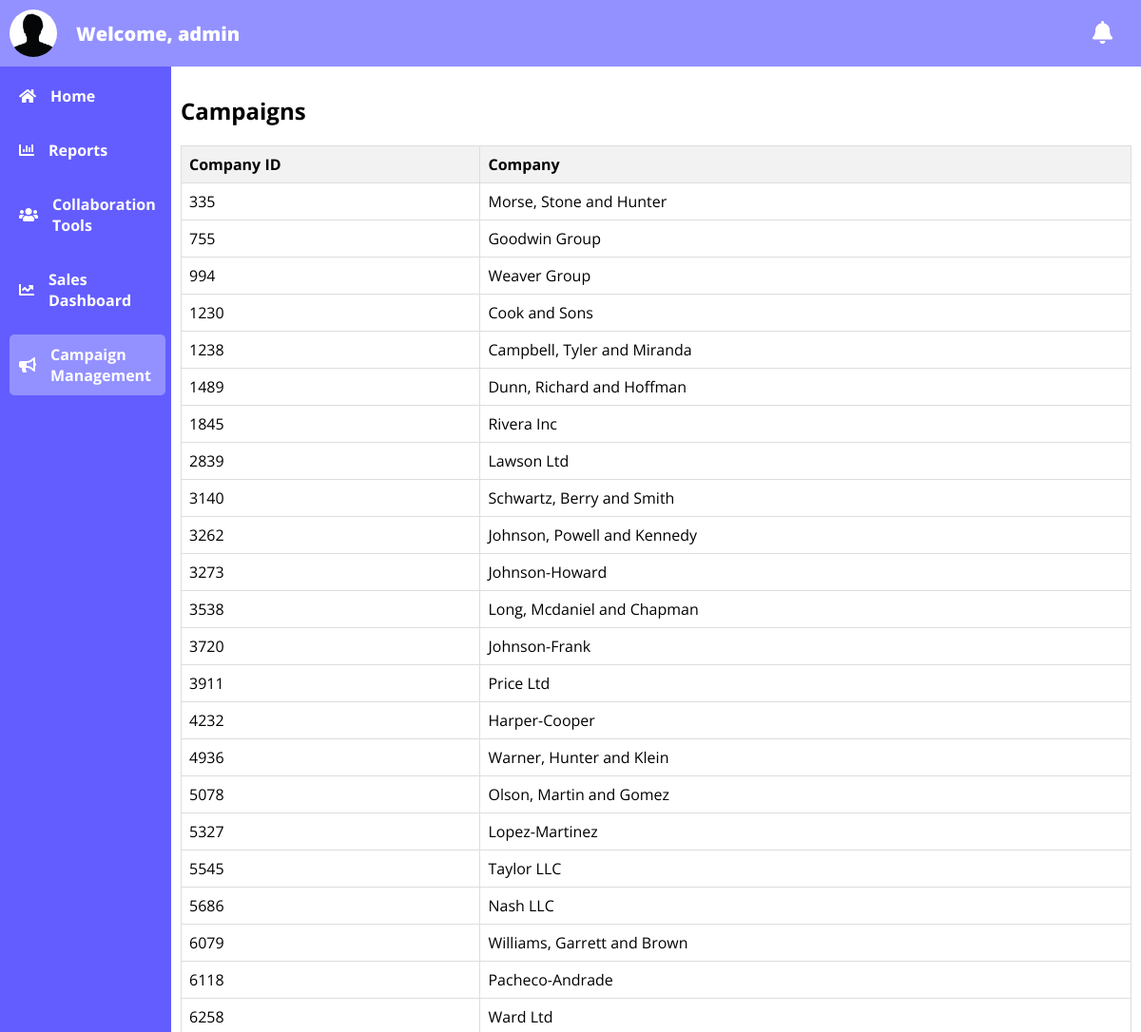
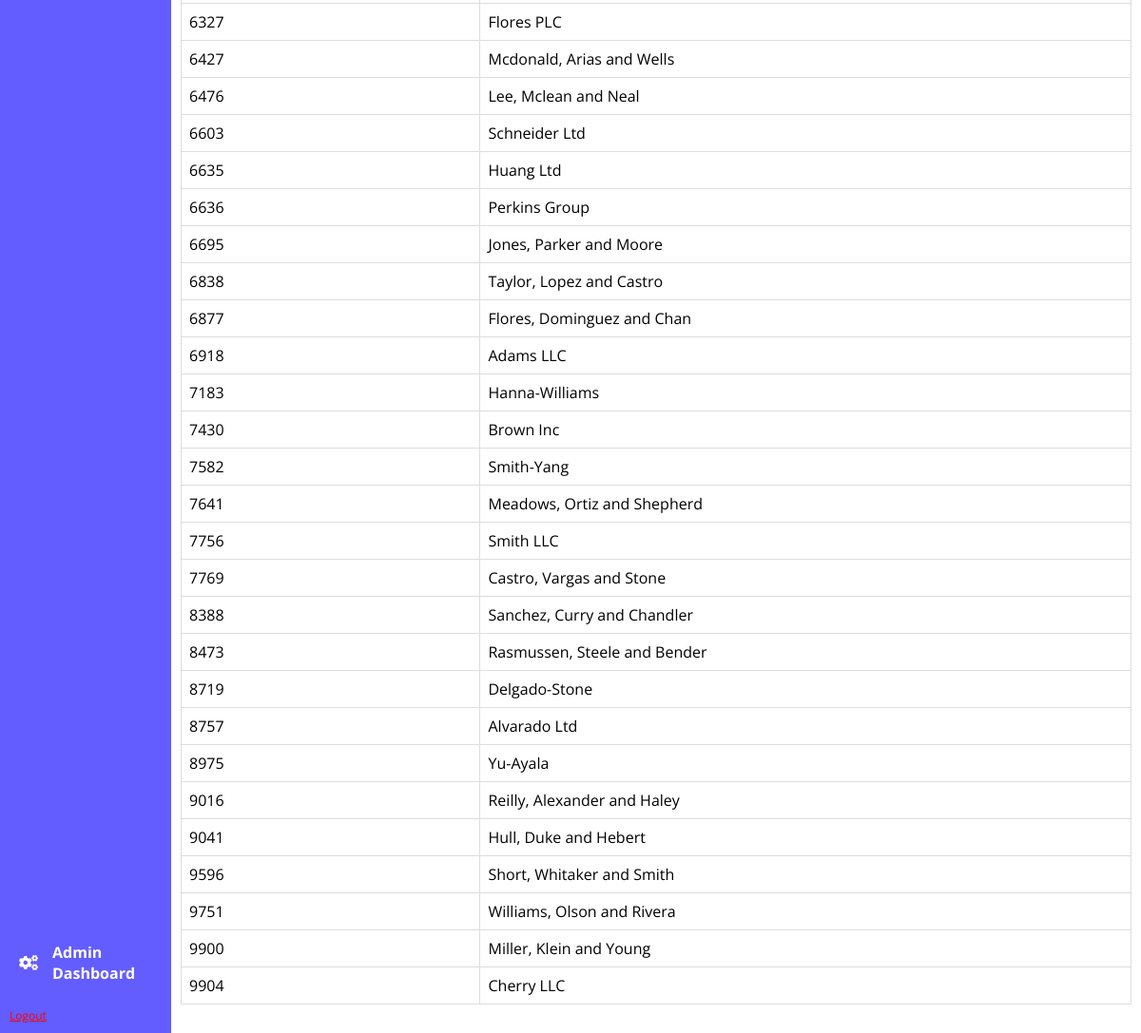
The page /campaign-management (signed in) on the database its author committed (2 pictures, top to bottom).
### tables this page shows
CREATE TABLE "users" (
	"username"	INTEGER,
	"password"	INTEGER
, "image_url"	TEXT);

### main.py (the view)
@app.route('/campaign-management')
@login_required
def campaign_management():
    connection = sqlite3.connect('db/customers.db')
    cursor = connection.cursor()
    query = """
    SELECT
        *
        FROM Customers
    """
    cursor.execute(query)
    report_data = cursor.fetchall()
    connection.close()
    return render_template('campaign_management.html', report_data=report_data)

### context_processors.py (called while the page is built)
def user_image_context_processor():
    user_image = None
    username = None  # Initialize username to None
    if 'username' in session:
        username = session['username']
        conn = sqlite3.connect('db/users.db')
        cursor = conn.cursor()
        cursor.execute("SELECT image_url FROM users WHERE username = ?", (username,))
        user_image_result = cursor.fetchone()
        cursor.close()
        conn.close()
        if user_image_result:
            user_image = user_image_result[0]
    return {'user_image': user_image, 'username': username}  # Include 'username' in the returned context

### main.py (called while the page is built)
def login_required(view_func):
    @wraps(view_func)
    def wrapped_view(*args, **kwargs):
        if 'username' in session:
            return view_func(*args, **kwargs)
        else:
            return redirect('/')
    return wrapped_view

### templates/campaign_management.html
{% extends 'home.html' %}
{% block content %}
    <div class="campaigns-section">
        <h2>Campaigns</h2>
    <table>
        <tr>
            <th>Company ID</th>
            <th>Company</th>
        </tr>
        {% for row in report_data %}
            <tr>
                <td>{{ row[0] }}</td>
                <td>{{ row[4] }}</td>
            </tr>
        {% endfor %}
    </table>
    </div>
{% endblock %}

### templates/home.html (shortened to what this page needs)
<!DOCTYPE html>
<html>
<head>
  <link rel="stylesheet" type="text/css" href="../static/styles.css">
  <link rel="stylesheet" href="https://cdnjs.cloudflare.com/ajax/libs/font-awesome/5.15.3/css/all.min.css" />
</head>
<body>
  <div class="container">
    <div class="top-bar">
        <div class="user-container">
          <div class="user-image">
            <img src="{{ user_image }}" alt="User Image">
          </div>
          <div class="welcome-text">
            Welcome, {{ username }}
          </div>
      </div>
      <div class="notifications">
        <i class="fas fa-bell"></i>
      </div>
    </div>
    <div class="content-wrapper">
      <div class="sidebar">
        <ul class="list_top">
          <li><a href="home"><i class="fas fa-home"></i>Home</a></li>
          <li><a href="reports"><i class="fas fa-chart-bar"></i>Reports</a></li>
          <li><a href="collaboration-tools"><i class="fas fa-users"></i>Collaboration Tools</a></li>
          <li><a href="sales-dashboard"><i class="fas fa-chart-line"></i>Sales Dashboard</a></li>
          <li><a href="campaign-management"><i class="fas fa-bullhorn"></i>Campaign Management</a></li>
        </ul>
        <ul class="list_bottom">
          <li><a href="admin-dashboard"><i class="fas fa-cogs"></i>Admin Dashboard</a></li>
        </ul>
          <a style="color:red; font-size:12px;" href="logout">Logout</a>
      </div>
      <div class="content">
        {% block content %}{% endblock %}
      </div>
    </div>
  </div>
</body>
</html>

### static/styles.css (style rules this page uses)
.container { display: flex; flex-direction: column; height: 100vh; }
.top-bar { background-color: #9391ff; padding: 10px; display: flex; justify-content: space-between; align-items: center; }
.user-container { display: flex; align-items: center; }
.user-image { width: 50px; height: 50px; border-radius: 50%; overflow: hidden; margin-right: 20px; }
.user-image img { width: 100%; height: 100%; object-fit: cover; }
.welcome-text { font-size: 20px; font-family: 'Open Sans', sans-serif; font-weight: 900; color: white; }
.notifications { position: relative; display: inline-block; margin-right: 20px; }
.fas.fa-bell { font-size: 24px; color: #fff; cursor: pointer; }
.content-wrapper { display: flex; flex: 1; }
.sidebar { display: flex; flex-direction: column; justify-content: space-between; align-items: flex-start; background-color: #635dff; width: 20vh; padding: 10px; }
.sidebar ul { list-style-type: none; padding: 0; }
.list_top, .list_bottom { list-style-type: none; padding: 0; margin: 0; }
.list_bottom { margin-top: auto; }
.sidebar li { margin-bottom: 15px; }
.sidebar li a { display: flex; align-items: center; font-family: 'Open Sans', sans-serif; font-weight: 700; padding: 10px; color: white; text-decoration: none; cursor: pointer; width: auto; transition: background-color 0.3s; border: none; border-radius: 5px; }
.sidebar li a i { margin-right: 15px; }
.content { flex: 1; padding: 10px; }
body { font-family: 'Open Sans', sans-serif; background-color:#fff; margin: 0; padding: 0; }
table { width: 100%; border-collapse: collapse; margin-bottom: 20px; }
th, td { border: 1px solid #ddd; padding: 8px; text-align: left; }
th { background-color: #f2f2f2; }

### rows shown on the page
users: image_url (picture), username "admin"

### other values the page prints
{{ row[0] }} "335" "755" "994" "1230" "1238" "1489" "1845" "2839" "3140" "3262" "3273" "3538" "3720" "3911" "4232" "4936" "5078" "5327" "5545" "5686" "6079" "6118" "6258" "6327" "6427" "6476" "6603" "6635" "6636" "6695" "6838" "6877" "6918" "7183" "7430" "7582" "7641" "7756" "7769" "8388" "8473" "8719" "8757" "8975" "9016" "9041" "9596" "9751" "9900" "9904"
{{ row[4] }} "Morse, Stone and Hunter" "Goodwin Group" "Weaver Group" "Cook and Sons" "Campbell, Tyler and Miranda" "Dunn, Richard and Hoffman" "Rivera Inc" "Lawson Ltd" "Schwartz, Berry and Smith" "Johnson, Powell and Kennedy" "Johnson-Howard" "Long, Mcdaniel and Chapman" "Johnson-Frank" "Price Ltd" "Harper-Cooper" "Warner, Hunter and Klein" "Olson, Martin and Gomez" "Lopez-Martinez" "Taylor LLC" "Nash LLC" "Williams, Garrett and Brown" "Pacheco-Andrade" "Ward Ltd" "Flores PLC" "Mcdonald, Arias and Wells" "Lee, Mclean and Neal" "Schneider Ltd" "Huang Ltd" "Perkins Group" "Jones, Parker and Moore" "Taylor, Lopez and Castro" "Flores, Dominguez and Chan" "Adams LLC" "Hanna-Williams" "Brown Inc" "Smith-Yang" "Meadows, Ortiz and Shepherd" "Smith LLC" "Castro, Vargas and Stone" "Sanchez, Curry and Chandler" "Rasmussen, Steele and Bender" "Delgado-Stone" "Alvarado Ltd" "Yu-Ayala" "Reilly, Alexander and Haley" "Hull, Duke and Hebert" "Short, Whitaker and Smith" "Williams, Olson and Rivera" "Miller, Klein and Young" "Cherry LLC"
